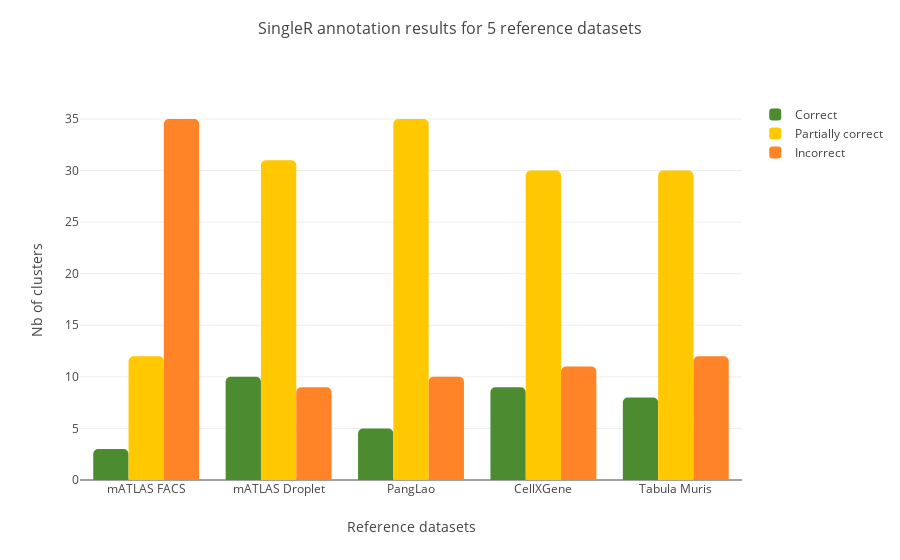

Here is the notebook cell this chart was saved with:
### Markdown cell above
### Skull bone marrow results

### Code cell
# Figure 1 - show summary results for different reference datasets
# Simple barchart for all 5 reference datasets

ref_datasets=['mATLAS FACS', 'mATLAS Droplet', 'PangLao', 'CellXGene', 'Tabula Muris']
y1 = [3, 10, 5, 9, 8]
y2 = [12, 31, 35, 30, 30]
y3 = [12, 31, 35, 30, 30]

fig = go.Figure(data=[
    go.Bar(name='Correct', x=ref_datasets, y=[3, 10, 5, 9, 8], marker_color='#4D8B31'),
    go.Bar(name='Partially correct', x=ref_datasets, y=[12, 31, 35, 30, 30], marker_color='#FFC800'),
    go.Bar(name='Incorrect', x=ref_datasets, y=[35, 9, 10, 11, 12], marker_color='#FF8427'),
], layout=dict(
        barcornerradius=5,
    ),)
# Change the bar mode
fig.update_layout(barmode='group', 
                  template='none',
                  yaxis = dict(title='Nb of clusters',
                               title_font = dict(size=14)),
                  xaxis = dict(title='Reference datasets',
                               title_font = dict(size=14)),
                  title = dict(text = 'SingleR annotation results for 5 reference datasets',
                               font=dict(size=16),
                               xanchor='center',
                               yanchor='middle',
                               x=0.5,
                               y=0.95))
fig.show()
#pio.write_image(fig, '../../PNG_results/sbm_barchart_singleR_results.png')

### Figure 1 — Plotly figure (JSON) as saved in the notebook; plotly's stock layout.template omitted (floating-point values rounded to 4 significant figures)
{"data": [{"marker": {"color": "#4D8B31"}, "name": "Correct", "type": "bar", "x": ["mATLAS FACS", "mATLAS Droplet", "PangLao", "CellXGene", "Tabula Muris"], "y": [3, 10, 5, 9, 8]}, {"marker": {"color": "#FFC800"}, "name": "Partially correct", "type": "bar", "x": ["mATLAS FACS", "mATLAS Droplet", "PangLao", "CellXGene", "Tabula Muris"], "y": [12, 31, 35, 30, 30]}, {"marker": {"color": "#FF8427"}, "name": "Incorrect", "type": "bar", "x": ["mATLAS FACS", "mATLAS Droplet", "PangLao", "CellXGene", "Tabula Muris"], "y": [35, 9, 10, 11, 12]}], "layout": {"barcornerradius": 5, "barmode": "group", "title": {"font": {"size": 16}, "text": "SingleR annotation results for 5 reference datasets", "x": 0.5, "xanchor": "center", "y": 0.95, "yanchor": "middle"}, "xaxis": {"title": {"font": {"size": 14}, "text": "Reference datasets"}}, "yaxis": {"title": {"font": {"size": 14}, "text": "Nb of clusters"}}}}
